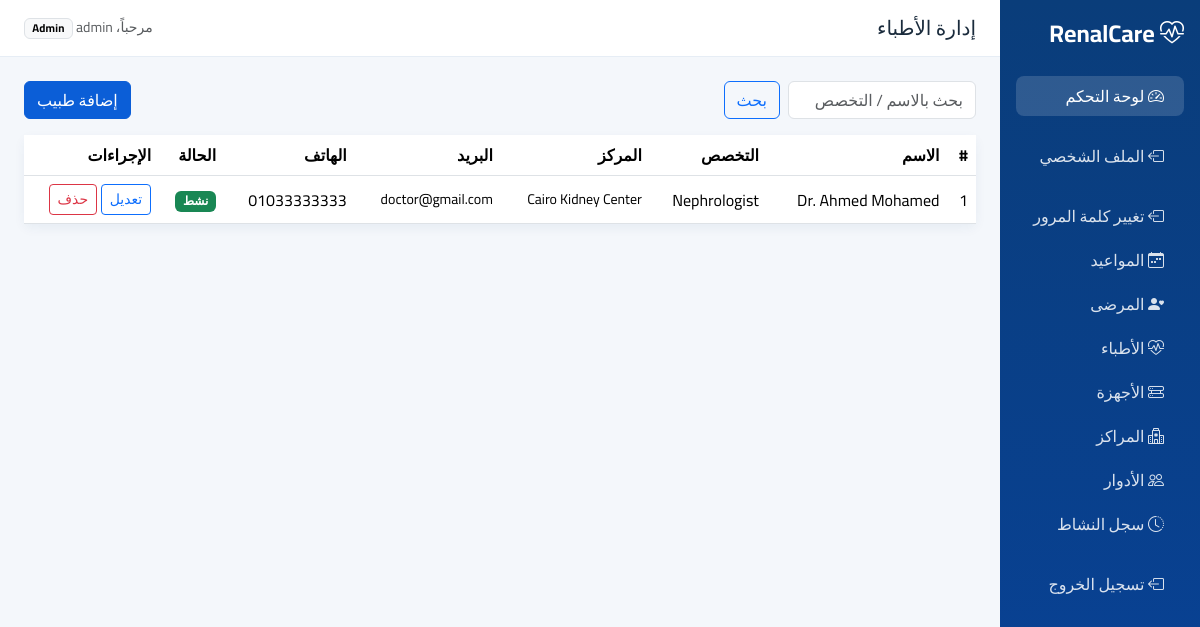
/admin-doctors.php (signed in), run on the app's committed database.
### tables this page shows
CREATE TABLE `doctors` (
  `id` int(11) NOT NULL,
  `user_id` int(11) DEFAULT NULL,
  `full_name` varchar(100) DEFAULT NULL,
  `specialty` varchar(100) DEFAULT NULL,
  `phone` varchar(20) DEFAULT NULL,
  `center_id` int(11) DEFAULT NULL,
  `status` enum('active','inactive') DEFAULT 'active'
);

CREATE TABLE `centers` (
  `id` int(11) NOT NULL,
  `name` varchar(100) DEFAULT NULL,
  `address` text DEFAULT NULL,
  `phone` varchar(20) DEFAULT NULL
);

CREATE TABLE `users` (
  `id` int(11) NOT NULL,
  `username` varchar(100) NOT NULL,
  `email` varchar(100) NOT NULL,
  `password` varchar(255) NOT NULL,
  `role` enum('admin','doctor','patient') NOT NULL,
  `image` varchar(255) DEFAULT 'default.png',
  `created_at` timestamp NOT NULL DEFAULT current_timestamp()
);

### admin-doctors.php (the view, shortened to what this page needs)
<?php
require_once("config/database.php");
$search = "";
$search_safe = mysqli_real_escape_string($conn, $search);
$query = "SELECT
doctors.id,
doctors.full_name,
doctors.specialty,
doctors.phone,
doctors.status,
users.email,
centers.name AS center_name
FROM doctors
LEFT JOIN users
ON doctors.user_id = users.id
LEFT JOIN centers
ON doctors.center_id = centers.id
WHERE
doctors.full_name LIKE '%$search_safe%'
OR doctors.specialty LIKE '%$search_safe%'
OR users.email LIKE '%$search_safe%'
ORDER BY doctors.id DESC";
$result = mysqli_query($conn, $query);
?>
<?php include("includes/head.php"); ?>
<body>
<div class="container-fluid">
<div class="row">
<?php include("includes/sidebar.php"); ?>
<main class="col-md-9 col-lg-10 p-0">
<?php include("includes/topbar.php"); ?>
<div class="p-4">
<div class="d-flex flex-wrap gap-2 justify-content-between align-items-center mb-3">
<form action="" method="get" class="d-flex gap-2">
<input
type="search"
name="search"
value="<?= htmlspecialchars($search); ?>"
class="form-control"
placeholder="بحث بالاسم / التخصص / البريد">
<button
type="submit"
class="btn btn-outline-primary">
بحث
</button>
</form>
<a
href="admin-doctor-form.php"
class="btn btn-primary">
إضافة طبيب
</a>
</div>
<div class="card">
<div class="table-responsive">
<table class="table table-hover align-middle mb-0">
<thead>
<tr>
<th>#</th>
<th>الاسم</th>
<th>التخصص</th>
<th>المركز</th>
<th>البريد</th>
<th>الهاتف</th>
<th>الحالة</th>
<th>الإجراءات</th>
</tr>
</thead>
<tbody>
<?php
if (mysqli_num_rows($result) > 0)
{
while ($row = mysqli_fetch_assoc($result))
{
?>
<tr>
<td>
<?= $row['id']; ?>
</td>
<td>
<?= htmlspecialchars($row['full_name']); ?>
</td>
<td>
<?= htmlspecialchars($row['specialty'] ?? '—'); ?>
</td>
<td class="small">
<?= htmlspecialchars($row['center_name'] ?? '—'); ?>
</td>
<td class="small">
<?= htmlspecialchars($row['email'] ?? '—'); ?>
</td>
<td>
<?= htmlspecialchars($row['phone'] ?? '—'); ?>
</td>
<td>
<?php
if ($row['status'] == "active")
{
    echo '<span class="badge text-bg-success">نشط</span>';
}
else
{
    echo '<span class="badge text-bg-secondary">غير نشط</span>';
}
?>
</td>
<td class="text-nowrap">
<a
href="admin-doctor-form.php?id=<?= $row['id']; ?>"
class="btn btn-sm btn-outline-primary">
تعديل
</a>
<?php
if ($row['status'] == "active")
{
?>
<a
href="admin-doctor-delete.php?id=<?= $row['id']; ?>"
class="btn btn-sm btn-outline-danger"
onclick="return confirm('هل أنت متأكد من إيقاف هذا الطبيب؟');">
حذف
</a>
<?php
}
?>
</td>
</tr>
<?php
}
}
?>
</tbody>
</table>
</div>
</div>
</div>
</main>
</div>
</div>
</body>
</html>

### assets/css/app.css (style rules this page uses)
:root { --kc-primary: #0b5ed7; --kc-primary-dark: #084298; --kc-bg: #f4f7fb; --kc-sidebar: #0a3d7a; --kc-card: #ffffff; --kc-text: #1a2b3c; --kc-muted: #6c757d; }
body { font-family: "Cairo", system-ui, sans-serif; background: var(--kc-bg); color: var(--kc-text); }
.card { border: 0; box-shadow: 0 0.25rem 0.75rem rgba(10, 61, 122, 0.06); }
.btn-primary { background-color: var(--kc-primary); border-color: var(--kc-primary); }

### assets/css/site-extra.css (style rules this page uses)
.table td, .table th { vertical-align: middle; }

### data on the page
doctors: id "1", full_name "Dr. Ahmed Mohamed", specialty "Nephrologist", center.name "Cairo Kidney Center", user.email "doctor@gmail.com", phone "01033333333", status "نشط"

### other printed values
$title "إدارة الأطباء"
$_SESSION['user_name'] "admin"
